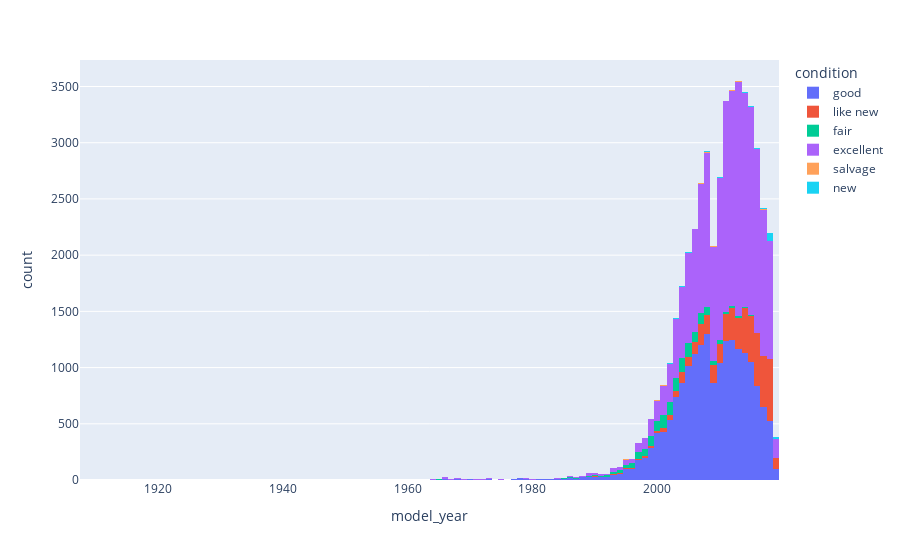

The code cell stored with this chart in its notebook:
### Code cell
fig = px.histogram(car_data, x = 'model_year', color = 'condition')
fig.show()

### Figure 1 — Plotly figure (JSON) as saved in the notebook; plotly's stock layout.template omitted (floating-point values rounded to 4 significant figures; data arrays with more than 128 entries replaced by an {"elided": "..."} marker saying what was removed)
{"data": [{"bingroup": "x", "hovertemplate": "condition=good<br>model_year=%{x}<br>count=%{y}<extra></extra>", "legendgroup": "good", "marker": {"color": "#636efa", "pattern": {"shape": ""}}, "name": "good", "orientation": "v", "showlegend": true, "type": "histogram", "x": {"elided": "20145 float values"}, "xaxis": "x", "yaxis": "y"}, {"bingroup": "x", "hovertemplate": "condition=like new<br>model_year=%{x}<br>count=%{y}<extra></extra>", "legendgroup": "like new", "marker": {"color": "#EF553B", "pattern": {"shape": ""}}, "name": "like new", "orientation": "v", "showlegend": true, "type": "histogram", "x": {"elided": "4742 float values"}, "xaxis": "x", "yaxis": "y"}, {"bingroup": "x", "hovertemplate": "condition=fair<br>model_year=%{x}<br>count=%{y}<extra></extra>", "legendgroup": "fair", "marker": {"color": "#00cc96", "pattern": {"shape": ""}}, "name": "fair", "orientation": "v", "showlegend": true, "type": "histogram", "x": {"elided": "1607 float values"}, "xaxis": "x", "yaxis": "y"}, {"bingroup": "x", "hovertemplate": "condition=excellent<br>model_year=%{x}<br>count=%{y}<extra></extra>", "legendgroup": "excellent", "marker": {"color": "#ab63fa", "pattern": {"shape": ""}}, "name": "excellent", "orientation": "v", "showlegend": true, "type": "histogram", "x": {"elided": "24773 float values"}, "xaxis": "x", "yaxis": "y"}, {"bingroup": "x", "hovertemplate": "condition=salvage<br>model_year=%{x}<br>count=%{y}<extra></extra>", "legendgroup": "salvage", "marker": {"color": "#FFA15A", "pattern": {"shape": ""}}, "name": "salvage", "orientation": "v", "showlegend": true, "type": "histogram", "x": [1999.0, 2008.0, 2012.0, 1995.0, 2003.0, 2005.0, 2008.0, 2001.0, 2001.0, 1998.0, 2001.0, 2003.0, 2008.0, 2000.0, 2005.0, 2014.0, 2003.0, 1997.0, NaN, 2009.0, 2013.0, 2006.0, 2015.0, 2018.0, 2006.0, 1994.0, 1995.0, 2019.0, 1995.0, 2018.0, 2000.0, 2014.0, NaN, 2004.0, 2001.0, 2015.0, 2007.0, 2004.0, 2014.0, 1999.0, NaN, 2007.0, NaN, 2013.0, 1999.0, 2015.0, 2013.0, 2003.0, 1977.0, 2014.0, 2000.0, 2017.0, 2017.0, 2014.0, 2014.0, 2004.0, 1995.0, 2013.0, NaN, 1999.0, 2002.0, 2010.0, NaN, 2004.0, 2018.0, 2003.0, 2008.0, NaN, NaN, 2017.0, 2017.0, 2017.0, 2009.0, 2001.0, 2002.0, 1996.0, NaN, 2010.0, 2002.0, 2007.0, 2000.0, NaN, 2001.0, 2005.0, 2001.0, 1993.0, 2005.0, 2012.0, 1999.0, 2003.0, 2016.0, 2006.0, 1994.0, 2008.0, 2014.0, 1993.0, 2005.0, 2006.0, 2001.0, 2011.0, 2008.0, 2004.0, 2015.0, 2007.0, 1986.0, 2013.0, NaN, 1994.0, 1999.0, 1997.0, 2008.0, NaN, 2017.0, 2013.0, 2002.0], "xaxis": "x", "yaxis": "y"}, {"bingroup": "x", "hovertemplate": "condition=new<br>model_year=%{x}<br>count=%{y}<extra></extra>", "legendgroup": "new", "marker": {"color": "#19d3f3", "pattern": {"shape": ""}}, "name": "new", "orientation": "v", "showlegend": true, "type": "histogram", "x": {"elided": "143 float values"}, "xaxis": "x", "yaxis": "y"}], "layout": {"barmode": "relative", "legend": {"title": {"text": "condition"}, "tracegroupgap": 0}, "margin": {"t": 60}, "xaxis": {"anchor": "y", "domain": [0, 1], "title": {"text": "model_year"}}, "yaxis": {"anchor": "x", "domain": [0, 1], "title": {"text": "count"}}}}
